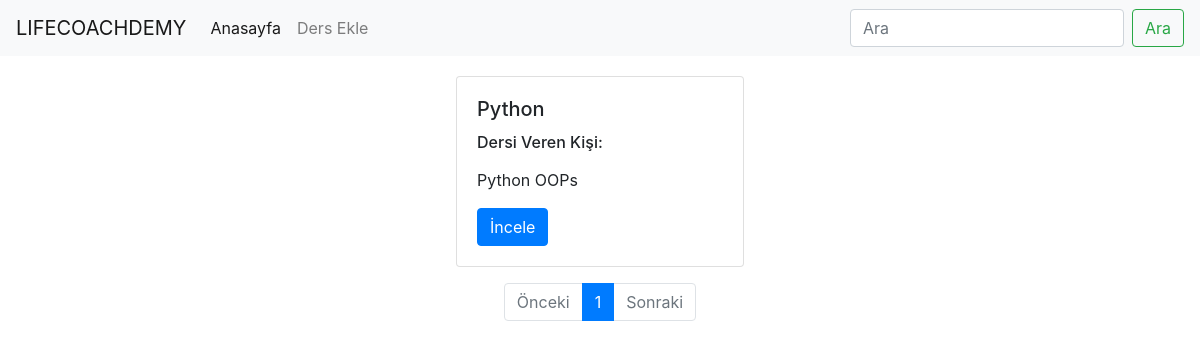
Before: /course/index/?sayfa=2 with the older database file.
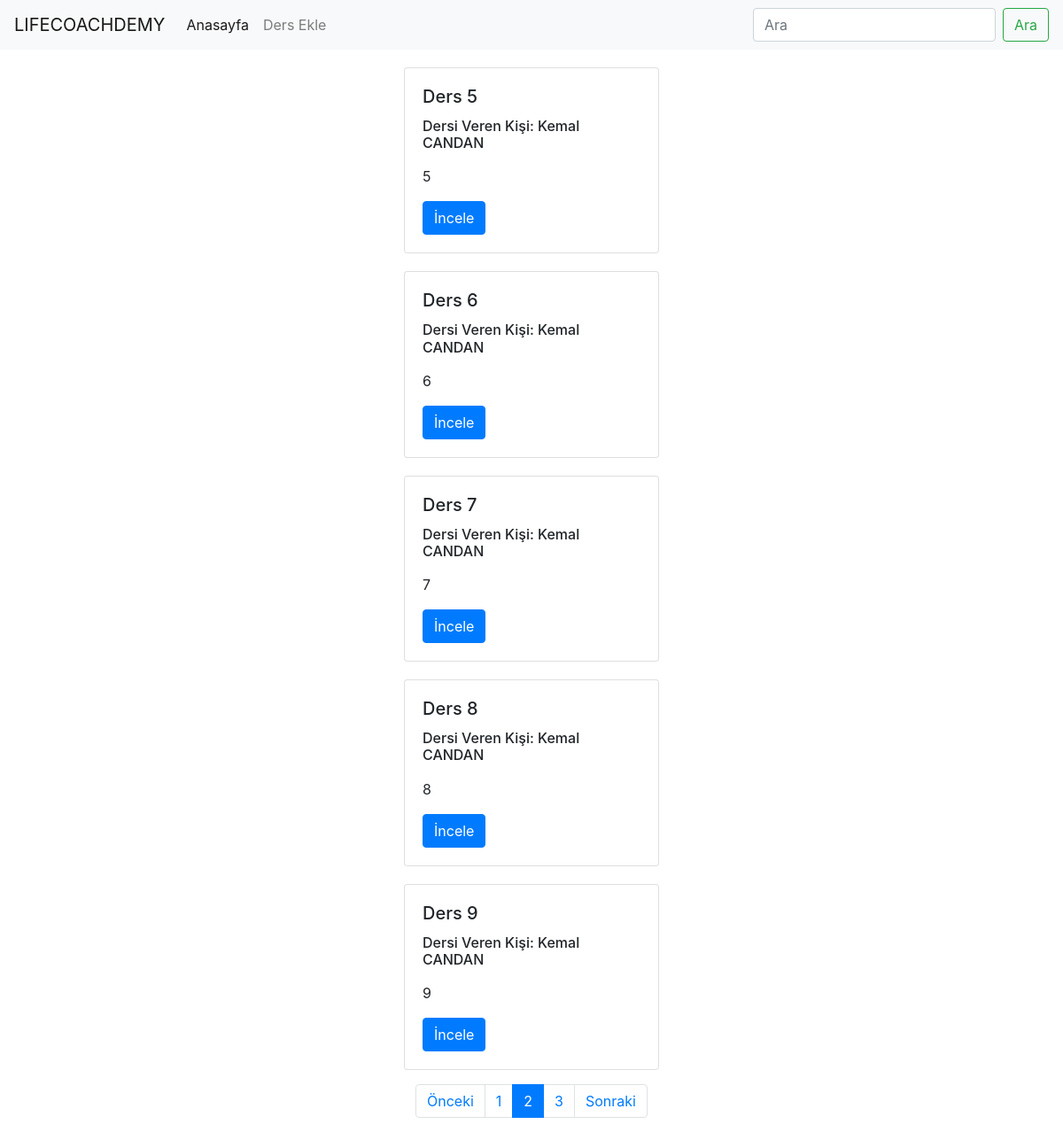
After: the same page with the newer database file.
### course/models.py (models this page shows, shortened)
class Course(models.Model):
    staff = models.ForeignKey('auth.User', verbose_name='Dersi Veren Kişi', related_name='courses', on_delete=models.CASCADE)
    name = models.CharField(max_length=120, verbose_name='Dersin Adı')
    content = RichTextField(verbose_name='İçerik', null=True, blank=True)
    slug = models.SlugField(unique=True, editable=False, max_length=130)
    def get_absolute_url(self):
        return reverse('course:detail', kwargs={'slug': self.slug})

### course/views.py (the view, shortened to what this page needs)
def course_index(request):
    course_list = Course.objects.all()
    query = request.GET.get('q')
    paginator = Paginator(course_list, 5) #Show 5 courses per page
    page = request.GET.get('sayfa')
    try:
        courses = paginator.page(page)
    except PageNotAnInteger:
        courses = paginator.page(1)
    except EmptyPage:
        courses = paginator.page(paginator.num_pages)
    return render(request, 'course/index.html', {'courses': courses})

### templates/course/index.html (shortened to what this page needs)
{% extends 'base.html' %}
{% block body %}
    {% for course in courses %}
        <div class="container">
            <div class="row justify-content-center" style="margin-top:20px;">
                <div class="card" style="width: 18rem;">
                    <div class="card-body">
                        <h5 class="card-title">{{ course.name }}</h5>
                        <h6>Dersi Veren Kişi: {{ course.staff.get_full_name }}</h6>
                        <p class="card-text">{{ course.content|safe|linebreaks|truncatechars:34 }}</p>
                        <a href="{{ course.get_absolute_url }}" class="btn btn-primary">İncele</a>
                    </div>
                </div>
            </div>
        </div>
    {% endfor %}
    <div class="row justify-content-center mt-3">
        <ul class="pagination">
            <li class="page-item {% if not courses.has_previous %}disabled{% endif %}">
                <a class="page-link" {% if not courses.has_previous %} href="#" {% endif %} {% if courses.has_previous %} href="?sayfa={{ courses.previous_page_number }}{% if request.GET.q %}&q={{ request.GET.q }}{% endif %}" {% endif %} tabindex="-1" aria-disabled="true">Önceki</a>
            </li>
            {% for page in courses.paginator.page_range %}
            <li class="page-item {% ifequal page courses.number %}active{% endifequal %}"><a class="page-link" href="?sayfa={{ page }}{% if request.GET.q %}&q={{ request.GET.q }}{% endif %}">{{ page }}</a></li>
            {% endfor %}
            <li class="page-item {% if not courses.has_next %}disabled{% endif %}">
                <a class="page-link" {% if not courses.has_next %} href="#" {% endif %} {% if courses.has_next %} href="?sayfa={{ courses.next_page_number }}{% if request.GET.q %}&q={{ request.GET.q }}{% endif %}" {% endif %} tabindex="-1" aria-disabled="true">Sonraki</a>
            </li>
        </ul>
    </div>
{% endblock %}

### templates/base.html (shortened to what this page needs)
{% load static %}
<!DOCTYPE html>
<html lang="en">
<head>
    <link rel="stylesheet" href="{% static 'css/bootstrap.min.css' %}">
</head>
<body>
    {% include 'header.html' %}
    {% block body %}
    {% endblock %}
</body>
</html>

### templates/header.html (shortened to what this page needs)
<nav class="navbar navbar-expand-lg navbar-light bg-light">
  <div class="collapse navbar-collapse" id="navbarTogglerDemo01">
    <a class="navbar-brand" href="{% url  'course:index' %}">LIFECOACHDEMY</a>
    <ul class="navbar-nav mr-auto mt-2 mt-lg-0">
      <li class="nav-item active">
        <a class="nav-link" href="{% url  'course:index' %}">Anasayfa <span class="sr-only">(current)</span></a>
      </li>
      <li class="nav-item">
        <a class="nav-link" href="{% url  'course:create' %}">Ders Ekle</a>
      </li>
    </ul>
    <form class="form-inline my-2 my-lg-0" method="get">
      <input class="form-control mr-sm-2" type="text" placeholder="Ara" aria-label="Ara" name="q" value="{{ request.GET.q }}">
      <button class="btn btn-outline-success my-2 my-sm-0" type="submit">Ara</button>
    </form>
  </div>
</nav>

Changed rows visible on the page:
removed Course: name "Python", content "Python OOPs"
added Course: name "Ders 5", staff.get_full_name "Kemal CANDAN", content "5"
added Course: name "Ders 6", staff.get_full_name "Kemal CANDAN", content "6"
added Course: name "Ders 7", staff.get_full_name "Kemal CANDAN", content "7"
added Course: name "Ders 8", staff.get_full_name "Kemal CANDAN", content "8"
added Course: name "Ders 9", staff.get_full_name "Kemal CANDAN", content "9"
Other visible differences:
new list line: "2"
new list line: "3"
